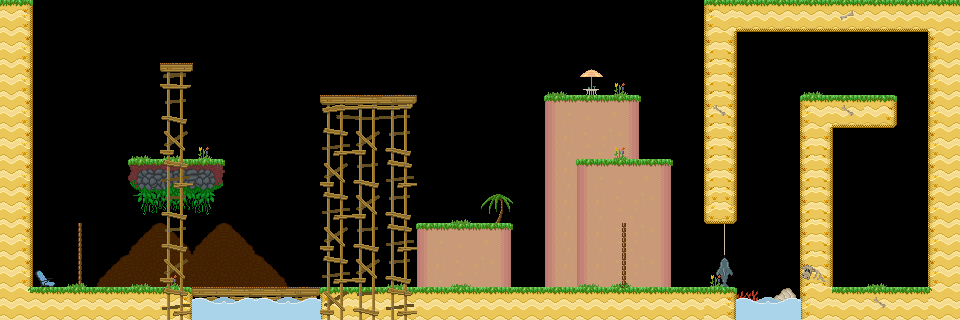

This is a level from a 2D game, rendered from its Tiled map with the project's own tilesets. A one-line summary and the map file follow, with tile-layer data summarised:
An orthogonal 30x10 tile map with 32x32 px tiles, 4 tile layers (background, main, foreground, hidden), 5 tilesets and 67 objects (22x spike, 18x veggie, 3x walking_enemy, 2x treetop_palm, 2x beach_bush, ...).

<map version="1.0" orientation="orthogonal" renderorder="right-down" width="30" height="10" tilewidth="32" tileheight="32" nextobjectid="68">
 <properties>
  <property name="hints" value="" />
  <property name="time_to_beat" value="11" />
 </properties>
 <tileset firstgid="1" name="grass_level" tilewidth="32" tileheight="32" tilecount="153" columns="17">
  <image source="../../sprites/tilesets/34tile.png" width="544" height="306" />
 </tileset>
 <tileset firstgid="154" name="object_tilemap_32" tilewidth="32" tileheight="32" tilecount="25" columns="5">
  <image source="../../sprites/tilesets/object_tilemap_32.png" width="160" height="160" />
  <tile id="0">
   <properties>
    <property name="item_no" value="5" />
    <property name="type" value="costume_head" />
   </properties>
  </tile>
  <tile id="1">
   <properties>
    <property name="spawn" value="spawn" />
   </properties>
  </tile>
  <tile id="2">
   <properties>
    <property name="goal" value="goal" />
   </properties>
  </tile>
  <tile id="3">
   <properties>
    <property name="name" value="pig" />
   </properties>
  </tile>
  <tile id="4">
   <properties>
    <property name="direction" value="left" />
    <property name="name" value="walking_enemy" />
   </properties>
  </tile>
 </tileset>
 <tileset firstgid="179" name="object_tilemap_16" tilewidth="16" tileheight="16" tilecount="12" columns="4">
  <image source="../../sprites/tilesets/object_tilemap_16.png" width="64" height="48" />
 </tileset>
 <tileset firstgid="191" name="treetops_big_96" tilewidth="96" tileheight="64" tilecount="2" columns="2">
  <image source="../../sprites/objects/scenery/treetops_big_96.png" trans="ff00ff" width="192" height="64" />
 </tileset>
 <tileset firstgid="193" name="34tile_beach_temp" tilewidth="33" tileheight="33" spacing="1" margin="1" tilecount="189" columns="21">
  <image source="../../sprites/tilesets/34tile_beach_temp.png" width="714" height="306" />
 </tileset>
 <layer name="background" width="30" height="10">
  <properties>
   <property name="background" value="background" />
  </properties>
  <data>[300 cells, 296 non-empty, 17 distinct tile ids]</data>
 </layer>
 <layer name="main" width="30" height="10">
  <data>[300 cells, 297 non-empty, 25 distinct tile ids]</data>
 </layer>
 <layer name="foreground" width="30" height="10">
  <properties>
   <property name="foreground" value="foreground" />
  </properties>
  <data>[300 cells, 270 non-empty, 16 distinct tile ids]</data>
 </layer>
 <layer name="hidden" width="30" height="10">
  <data>[300 cells, 0 non-empty, 0 distinct tile ids]</data>
 </layer>
 <objectgroup color="#e70000" name="hard-blocks">
  <object id="1" x="128" y="160" width="96" height="32" />
 </objectgroup>
 <objectgroup color="#0055ff" name="soft-blocks">
  <object id="2" x="544" y="96" width="96" height="32" />
  <object id="3" x="576" y="160" width="96" height="32" />
  <object id="4" x="416" y="224" width="96" height="32" />
  <object id="5" x="320" y="96" width="96" height="32" />
  <object id="6" x="160" y="64" width="32" height="32" />
 </objectgroup>
 <objectgroup name="objects-32px">
  <object id="7" name="chest" gid="154" x="160" y="160" width="32" height="32">
   <properties>
    <property name="item_no" value="6" />
    <property name="type" value="costume_head" />
   </properties>
  </object>
  <object id="8" name="goal" gid="156" x="896" y="256" width="32" height="32" />
  <object id="9" name="start" gid="155" x="96" y="288" width="32" height="32">
   <properties>
    <property name="direction" value="right" />
    <property name="health" value="50" />
   </properties>
  </object>
  <object id="10" name="walking_enemy" gid="158" x="672" y="288" width="32" height="32">
   <properties>
    <property name="bound_to_platform" value="true" />
    <property name="direction" value="left" />
   </properties>
  </object>
  <object id="11" name="walking_enemy" gid="158" x="512" y="288" width="32" height="32">
   <properties>
    <property name="bound_to_platform" value="true" />
    <property name="direction" value="left" />
   </properties>
  </object>
  <object id="12" name="walking_enemy" gid="158" x="352" y="288" width="32" height="32">
   <properties>
    <property name="bound_to_platform" value="true" />
    <property name="direction" value="left" />
   </properties>
  </object>
  <object id="13" name="treetop_palm" gid="177" x="608" y="224" width="32" height="32">
   <properties>
    <property name="position" value="front" />
   </properties>
  </object>
  <object id="14" name="treetop_palm" gid="177" x="64" y="224" width="32" height="32">
   <properties>
    <property name="position" value="front" />
   </properties>
  </object>
  <object id="15" name="door" gid="165" x="128" y="160" width="32" height="32">
   <properties>
    <property name="color" value="yellow" />
   </properties>
  </object>
 </objectgroup>
 <objectgroup name="objects-16px">
  <object id="16" name="spike" gid="186" x="886" y="134" width="16" height="16" />
  <object id="17" name="spike" gid="186" x="892" y="221" width="16" height="16" />
  <object id="18" name="spike" gid="186" x="867" y="204" width="16" height="16" />
  <object id="19" name="spike" gid="186" x="882" y="192" width="16" height="16" />
  <object id="20" name="spike" gid="186" x="899" y="202" width="16" height="16" />
  <object id="21" name="spike" gid="186" x="832" y="287" width="16" height="16" />
  <object id="22" name="spike" gid="186" x="872" y="221" width="16" height="16" />
  <object id="23" name="spike" gid="186" x="828" y="271" width="16" height="16" />
  <object id="24" name="spike" gid="186" x="848" y="292" width="16" height="16" />
  <object id="25" name="spike" gid="186" x="729" y="169" width="16" height="16" />
  <object id="26" name="spike" gid="186" x="793" y="216" width="16" height="16" />
  <object id="27" name="spike" gid="186" x="793" y="121" width="16" height="16" />
  <object id="28" name="spike" gid="186" x="884" y="104" width="16" height="16" />
  <object id="29" name="spike" gid="186" x="835" y="65" width="16" height="16" />
  <object id="30" name="spike" gid="186" x="822" y="48" width="16" height="16" />
  <object id="31" name="spike" gid="186" x="844" y="48" width="16" height="16" />
  <object id="32" name="key" gid="183" x="739" y="52" width="16" height="16">
   <properties>
    <property name="color" value="yellow" />
   </properties>
  </object>
  <object id="33" name="spike" gid="186" x="191" y="96" width="16" height="16" />
  <object id="34" name="spike" gid="186" x="213" y="102" width="16" height="16" />
  <object id="35" name="spike" gid="186" x="221" y="127" width="16" height="16" />
  <object id="36" name="veggie" gid="190" x="738" y="192" width="16" height="16" />
  <object id="37" name="veggie" gid="190" x="779" y="157" width="16" height="16" />
  <object id="38" name="veggie" gid="190" x="735" y="120" width="16" height="16" />
  <object id="39" name="veggie" gid="190" x="902" y="56" width="16" height="16" />
  <object id="40" name="veggie" gid="190" x="588" y="155" width="16" height="16" />
  <object id="41" name="veggie" gid="190" x="638" y="154" width="16" height="16" />
  <object id="42" name="veggie" gid="190" x="606" y="91" width="16" height="16" />
  <object id="43" name="veggie" gid="190" x="560" y="90" width="16" height="16" />
  <object id="44" name="veggie" gid="190" x="432" y="218" width="16" height="16" />
  <object id="45" name="veggie" gid="190" x="478" y="218" width="16" height="16" />
  </objectgroup>
 <objectgroup name="treetop_big" />
 <objectgroup color="#00aa00" name="sand-blocks">
  <!-- 8 objects omitted --></objectgroup>
</map>
<!-- 22 of 67 objects omitted -->
